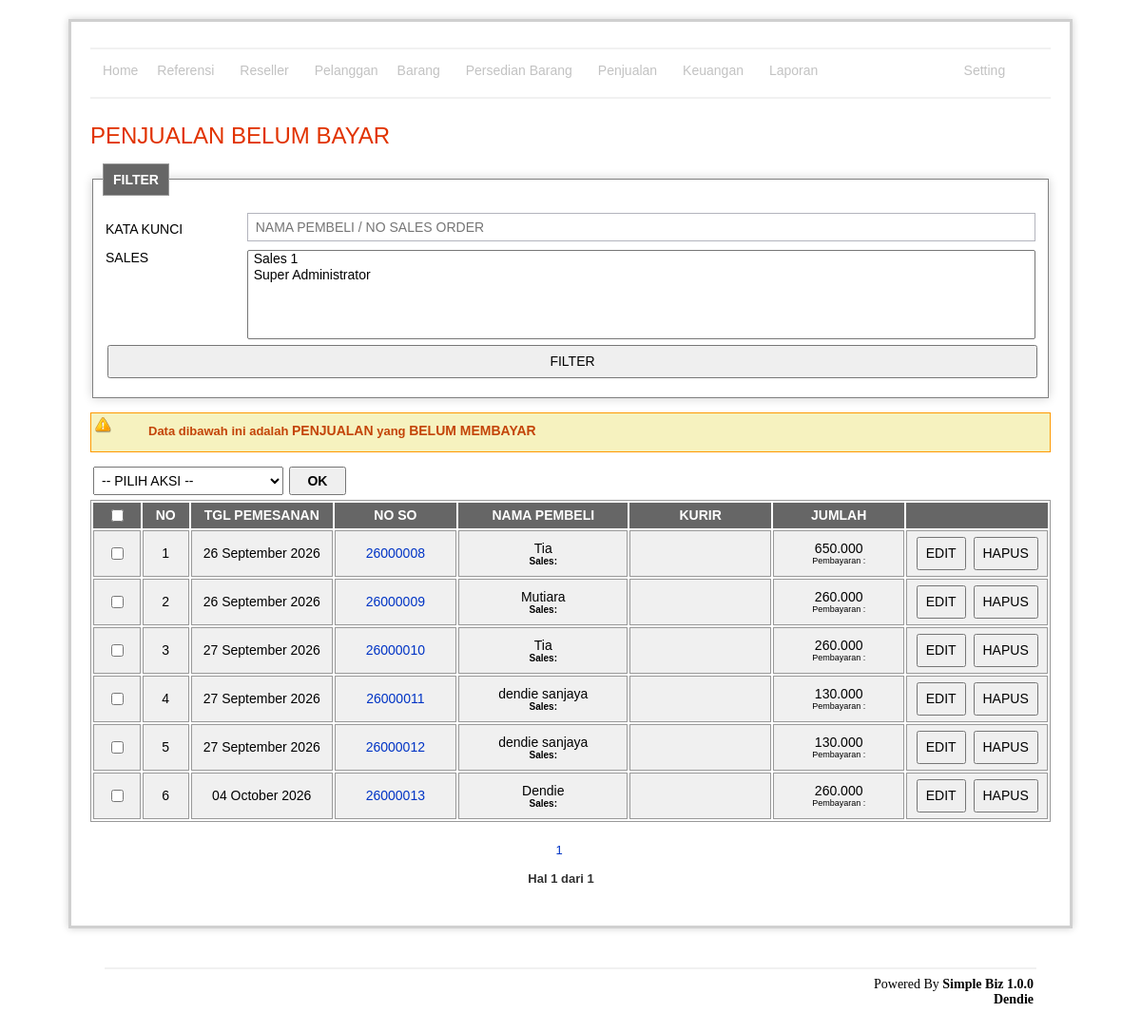
The page /salesUnpaid/index.php (signed in) on the database its author committed.
### tables this page shows
CREATE TABLE `sales_order`  (
  `id` int(11) NOT NULL AUTO_INCREMENT,
  `client_id` int(11) NOT NULL,
  `sales_id` int(11) NOT NULL,
  `reseller_id` int(11) NOT NULL,
  `affiliate_id` int(11) NOT NULL,
  `expedition_id` int(11) NOT NULL,
  `period_order_id` int(11) NOT NULL,
  `warehouse_external_id` int(11) NULL DEFAULT NULL,
  `fin_source_fund_id` int(11) NULL DEFAULT NULL,
  `disctrict_id` int(11) NULL DEFAULT NULL,
  `platform_market_id` int(11) NULL DEFAULT NULL,
  `no_order` varchar(255) NOT NULL,
  `dropshipper_name` varchar(255) NULL DEFAULT NULL,
  `dropshipper_phone` varchar(255) NULL DEFAULT NULL,
  `name` varchar(255) NOT NULL,
  `phone` varchar(255) NOT NULL,
  `address_shipping` text NOT NULL,
  `dropshipper_address` text NULL,
  `tipe_order` enum('0','1') NOT NULL DEFAULT '0' COMMENT '0=direct order,1=preorder',
  `description_payment` tinytext NOT NULL,
  `description_shipping` tinytext NOT NULL,
  `discount_persen` double NOT NULL,
  `discount_amount` decimal(10, 0) NOT NULL,
  `amount_sale` int(11) NOT NULL,
  `amount_basic_sale` int(11) NOT NULL,
  `amount_fee_reseller` double(11, 0) NULL DEFAULT NULL,
  `amount_fee_affiliate` double(11, 0) NULL DEFAULT NULL,
  `amount_reseller_to_customer` double(11, 0) NULL DEFAULT NULL,
  `shipping_cost` double(11, 0) NOT NULL,
  `shipping_cost_before_discount` double(11, 0) NULL DEFAULT NULL,
  `shipping_cost_discount` double(11, 0) NULL DEFAULT NULL,
  `platform_market_fee_percent` double(11, 0) NULL DEFAULT NULL,
  `fee_admin_percent` double(11, 0) NULL DEFAULT NULL,
  `no_resi` varchar(255) NOT NULL,
  `marketplace` varchar(255) NOT NULL,
  `country` varchar(255) NULL DEFAULT NULL,
  `province` varchar(255) NULL DEFAULT NULL,
  `city` varchar(255) NULL DEFAULT NULL,
  `districts` varchar(255) NULL DEFAULT NULL,
  `districts_sub` varchar(255) NULL DEFAULT NULL,
  `postal_code` varchar(255) NULL DEFAULT NULL,
  `packing_option` enum('0','1','2','3') NULL DEFAULT '0' COMMENT '0=packing normal, 1=buble wrap, 2=packing kayu, 3=packing kardus',
  `service_option` enum('0','1') NULL DEFAULT '0' COMMENT '0=reg, 1=yes',
  `date_order` date NOT NULL,
  `date_packing` date NOT NULL,
  `date_payment` date NOT NULL,
  `date_shipping` date NOT NULL,
  `date_receipt_cod` datetime(0) NULL DEFAULT NULL,
  `status_order` enum('0','1','2','3','4') NOT NULL DEFAULT '0' COMMENT '0=order,1=packing,2=shipping,3=selesai,4=order belum bayar',
  `status_payment` enum('0','1') NOT NULL DEFAULT '0' COMMENT '0=notyet pay,1payment',
  `status_close` enum('0','1') NOT NULL DEFAULT '0' COMMENT '0=notyet close, 1=close',
  `status_complate_stuff` enum('0','1') NOT NULL DEFAULT '1' COMMENT '0=not complate fisik stuff, 1=complate fisik stuff',
  `status_marketplace` enum('0','1') NOT NULL DEFAULT '0' COMMENT '0=not marketplace, 1=market place',
  `status_payment_commision_reseller` enum('0','1') NULL DEFAULT '0' COMMENT '0=not pay, 1=pay',
  `status_payback_cod_reseller` enum('0','1') NULL DEFAULT '0' COMMENT '0=not pay, 1=pay',
  `status_receipt_cod` enum('0','1') NULL DEFAULT '0' COMMENT '0=belum terima, 1 sudah terima',
  `status_respon_customer` enum('0','1','2') NULL DEFAULT '0' COMMENT '0=not yet respon customer, 1=already respon customer,2=repeat order',
  `status_respon_customer_breakdown` varchar(500) NULL DEFAULT NULL,
  `status_payment_commision_affiliate` enum('0','1') NULL DEFAULT '0' COMMENT '0=not pay, 1=pay',
  `is_warehouse_external` enum('0','1') NULL DEFAULT '0',
  `is_reseller` enum('0','1') NULL DEFAULT '0' COMMENT '0=not reseller, 1=reseller',
  `is_affiliate` enum('0','1') NULL DEFAULT '0' COMMENT '0=not affiliate, 1=affiliate',
  `is_cod` enum('0','1') NULL DEFAULT '0' COMMENT '0=not cod, 1=cod',
  `is_delete` enum('0','1') NULL DEFAULT '0' COMMENT '0=no delete, 1=delete',
  `is_return` enum('0','1') NULL DEFAULT '0' COMMENT '0=not return, 1=return',
  `is_delete_permanent` enum('0','1') NULL DEFAULT NULL,
  `is_dropshipper` enum('0','1') NULL DEFAULT NULL COMMENT '0=not delete, 1=delete',
  PRIMARY KEY (`id`) USING BTREE,
  INDEX `index_phone_number`(`phone`) USING BTREE,
  INDEX `index_sales_id`(`sales_id`) USING BTREE,
  INDEX `index_date_order`(`date_order`) USING BTREE
);

### salesUnpaid/indexRead.php (called while the page is built, shortened)
<?php
	include '../lib/connection.php';
	include '../lib/split.class.php';
	$keyword = str_replace(' ','',trim($_REQUEST['keyword']));
	$record = isset($_GET['SplitRecord']) ? $_GET['SplitRecord'] : 0;
	$salesId = $_SESSION['loginMemberId'];
	$positionId = $_SESSION['loginPosition'];
	if(isset($_REQUEST['strSalesId'])) {
		$salesId = explode(',',$_REQUEST['strSalesId']);
		$strSalesId = $_REQUEST['strSalesId'];
		$query = "select id,name from member
		 		  where id in ($strSalesId)";
		$salesName = mysqli_query($con, $query) or die(mysqli_error($con));
	} else {
		$salesId = isset($_REQUEST['salesId']) ? $_REQUEST['salesId'] : array();
		$strSalesId = implode(',',$salesId);
	}
	$where .= count($salesId) > 0 ? " and sales_id in ($strSalesId)" : "";
	$query = "select id, no_order, client_id, period_order_id, name, address_shipping, tipe_order,
			description_payment, description_shipping, discount_amount, amount_sale, shipping_cost,
			date_order, date_packing, date_payment, date_shipping, status_order, phone, discount_persen, status_payment,
			(select r.name from reseller as r where r.id = reseller_id) as reseller_name, is_reseller, is_warehouse_external,
			(select e.name from expedition as e where e.id = expedition_id) as expedition_name,
			(select m.name from member as m where m.id = sales_id) as sales_name,
			(select w.name from warehouse_external as w where w.id = warehouse_external_id) as warehouse_external_name,
			date_format(date_order,'%d %M %Y') as date_order_frm,
			date_format(date_payment,'%d/%m/%Y') as date_payment_frm,
			date_format(date_packing,'%d/%m/%Y') as date_packing_frm,
			date_format(date_shipping,'%d/%m/%Y') as date_shipping_frm,
			( ((amount_sale - ((amount_sale / 100) * discount_persen)) - discount_amount) + shipping_cost) as jml
		from sales_order
		where is_delete = '0'
		  and (replace(name, ' ', '' ) like '%$keyword%' or replace(no_order, ' ', '' ) like '%$keyword%')
		  and status_order = '4'
		  and status_payment = '0'
		  $where
		order by date_order, no_order, name
		limit $record,300";
	$data = mysqli_query($con, $query) or die(mysqli_error($con));
	$query = "select count(id) as total
		from sales_order
		where is_delete = '0'
		  and (replace(name, ' ', '' ) like '%$keyword%' or replace(no_order, ' ', '' ) like '%$keyword%')
		  and status_order = '1'
		  and status_payment = '1'
		  $where
		order by name";
	$dataTotal = mysqli_query($con, $query) or die(mysqli_error($con));
	$total = mysqli_fetch_array($dataTotal);
	$split = new Split('index.php',$total['total'],100,25);
	$query = "select id,name from member
	 		  where position_id in (1,3) order by name";
	$cmbSales = mysqli_query($con, $query) or die(mysqli_error($con));
?>

### salesUnpaid/index.php (the view, shortened to what this page needs)
<?php include 'indexRead.php' ?>
	<h1>PENJUALAN BELUM BAYAR</h1>
		<fieldset>
			<legend><b>FILTER<b></legend>
				<form action="index.php" method="post" >
					<table width="100%">
						<tr>
							<td width="15%" valign="middle">KATA KUNCI</td>
							<td valign="top">
								<input placeholder="NAMA PEMBELI / NO SALES ORDER" name="keyword" type="text" title="abc" value="<?php echo $_REQUEST['keyword'] ?>" style="width:100%" />
							</td>
						</tr>
						<?php if(in_array($positionId,array('1','4','5'))): ?>
							<tr>
								<td valign="top">SALES</td>
								<td "valign="top">
									<select name="salesId[]" style="width:100%; height: 94px" multiple  >
										<?php while($val = mysqli_fetch_array($cmbSales)): ?>
											<option value="<?php echo $val['id'] ?>" <?php echo in_array($val['id'],$salesId) == true ? 'selected' : '' ?>><?php echo $val['name'] ?></option>
										<?php endwhile; ?>
									</select>
								</td>
							</tr>
						<?php endif; ?>
						<tr>
							<td colspan="2">
								<input type="submit" value="FILTER" style="width: 100%" />
							</td>
						</tr>
					</table>
				</form>
		</fieldset>
		<br />
	<div class="warning" style="min-height:20px;">
		Data dibawah ini adalah <big style="font-size:14px">PENJUALAN</big> yang  <big style="font-size:14px">BELUM MEMBAYAR</big>
	</div>
	<?php if(mysqli_num_rows($data) < 1) : ?>
	 	<div class="warning">
			<h3><?php echo message::getMsg('emptySuccess') ?></h3>
		</div>
	<?php else: ?>
		<form action="addSave.php" method="post" id="frm" onsubmit="return printLabel()" />
			<table width="100%">
				<tr>
					<td width="30%">
						<select name="actionType" id="actionType" style="width:200px;">
							<optgroup label="AKSI">
								<option value="0">-- PILIH AKSI --</option>
						</select>
						<input style="font-weight:bold; width:60px; height:30px" name="submit" type="submit" value=" OK " />
					</td>
				</tr>
			</table>
			<div id="tbl">
				<table width="100%">
					<thead>
						<tr>
							<th align="center" width="5%"><input class="bigCheckBox" style="cursor:pointer" type="checkbox" onclick="toggleCheckBox(this)" /></th>
							<th align="center" width="5%">NO</th>
							<th align="center" width="15%">TGL PEMESANAN</th>
							<th align="center" width="13%">NO SO</th>
							<th align="center" width="18%">NAMA PEMBELI</th>
							<th align="center" width="15%">KURIR</th>
							<th align="center" width="14%">JUMLAH</th>
							<th align="center" width="%"></th>
						</tr>
					</thead>
					<tbody>
						<?php $i=1; ?>
						<?php while($val = mysqli_fetch_array($data)): ?>
							<tr style="cursor:pointer">
								<td align="center">
									<input class="bigCheckBox" style="cursor:pointer" name="salesOrderId[]" type="checkbox" value="<?php echo $val['id'] ?>" />
								</td>
								<td align="center"><?php echo $i ?></td>
								<td align="center"><?php echo $val['date_order_frm'] ?></td>
								<td align="center">
									<?php if($val['tipe_order'] == '0'): ?>
										<a href="../salesOrder/print.php?id=<?php echo $val['id'] ?>" target="_blank"><?php echo $val['no_order'] ?></a></td>
									<?php else: ?>
										<a href="../salesOrder/print.php?id=<?php echo $val['id'] ?>" target="_blank"><?php echo $val['no_order'] ?></a></td>
									<?php endif?>
								<td align="center"><?php echo $val['name'] ?><br />
									<b>
									<?php if($val['is_reseller'] == '1'): ?>
									  <small style="font-size: 10px">Reseller: <?php echo $val['reseller_name'] ?></small>
									<?php else: ?>
									  <small style="font-size: 10px">Sales: <?php echo $val['sales_name'] ?></small>
									<?php endif; ?>
									</b>
								</td>
								<td align="center">
								</td>
								<td align="center"><?php echo number_format($val['jml'],0,'','.')?><br />
								<small style="font-size: 9px">Pembayaran : <?php echo $val['description_payment'] ?></small>
								</td>
								<td align="center">
									<?php if($val['is_reseller'] == '1'): ?>
										<input type="button" value="EDIT" onclick="window.location='../salesOrderReseller/edit.php?id=<?php echo $val['id'] ?>&redirect=1'" />
									<?php else: ?>
										<input type="button" value="EDIT" onclick="window.location='../salesOrder/edit.php?id=<?php echo $val['id'] ?>&redirect=1'" />
									<?php endif; ?>
									<?php if($_SESSION['loginPosition'] == '1'): ?>
										<input type="button" value="HAPUS" onclick="confirm('Anda yakin akan menghapus ?') ? window.location='../salesOrder/delete.php?id=<?php echo $val['id'] ?>' : false" />
									<?php endif; ?>
								</td>
							</tr>
						<?php $i++; ?>
						<?php endwhile; ?>
				</table>
				<p style="text-align:center; padding:10px">
					<?php
						echo $split->splitPage($_GET['SplitLanjut'],array('keyword='.$keyword,'isReseller='.$isReseller,'tipeOrder='.$tipeOrder,'statusOrder='.$statusOrder,'statusPayment='.$statusPayment));
						echo '<br /><br />';
						echo 'Hal <b>',$split->NoPage($_GET['SplitRecord']),'</b> dari <b>',$split->totalPage().'</b>';
					?>
				</p>
			</div>
	<?php endif; ?>
<?php include '../template/main.php' ?>

### asset/css/style.css (style rules this page uses)
#content p { margin: 12px 20px 12px 0; text-align:left; }
#content h1 { color: #e13300; background-color: transparent; font-weight: normal; font-size: 24px; margin: 10px 0 5px 0; padding: 15px 0 10px 0px; text-align:left; }
table { font-size: 14px; }
#tbl table { border: 1px solid #999; }
#tbl th { font-weight: bold; text-align: center; font-size: 14px; background-color: #666; color: #fff; padding: 4px; }
#tbl td { border: 1px solid #999; font-weight: normal; font-size: 14px; padding: 4px; background-color: #f0f0f0; }
fieldset { border: 1px solid #999; background-color: #ffffff; border: 1px solid gray; -webkit-box-shadow: 0px 0px 10px #D0D0D0; padding: 15px 10px 15px 10px; }
fieldset legend { border: 1px solid #999; font-size: 14px; padding: 8px 10px 8px 10px; background-color: #666; color: #fff; }
form { margin: 0; padding: 0; text-align: left; }
input[type="text"], input[type="password"], textarea { font-size: 14px; color: #333; border: 1px solid #B3B4BD; font-size: 14px; height: 24px; margin: 0px 0px 5px 0px; padding: 2px 8px 2px 8px; height: 30px; }
select { font-size: 14px; height: 30px; padding: 0px 4px 0px 4px; }
input[type="button"], input[type="submit"] { font-size: 14px; height: 35px; padding: 2px 8px 2px 8px; margin: 2px; }
.info,.warning,.error { padding:10px; margin-bottom:10px; min-height:50px; padding-left:60px; }
.warning { background:#f6f2bf url(../image/icon/warning.png) no-repeat top left; border:#F90 solid 1px; color:#c34408; }

### rows shown on the page
sales_order: date_order_frm "26 September 2026", no_order "26000008", name "Tia", jml "650.000"
sales_order: date_order_frm "26 September 2026", no_order "26000009", name "Mutiara", jml "260.000"
sales_order: date_order_frm "27 September 2026", no_order "26000010", name "Tia", jml "260.000"
sales_order: date_order_frm "27 September 2026", no_order "26000011", name "dendie sanjaya", jml "130.000"
sales_order: date_order_frm "27 September 2026", no_order "26000012", name "dendie sanjaya", jml "130.000"
sales_order: date_order_frm "04 October 2026", no_order "26000013", name "Dendie", jml "260.000"

### other values the page prints
$split->NoPage($_GET['SplitRecord']) "1"
$split->totalPage() "1"
